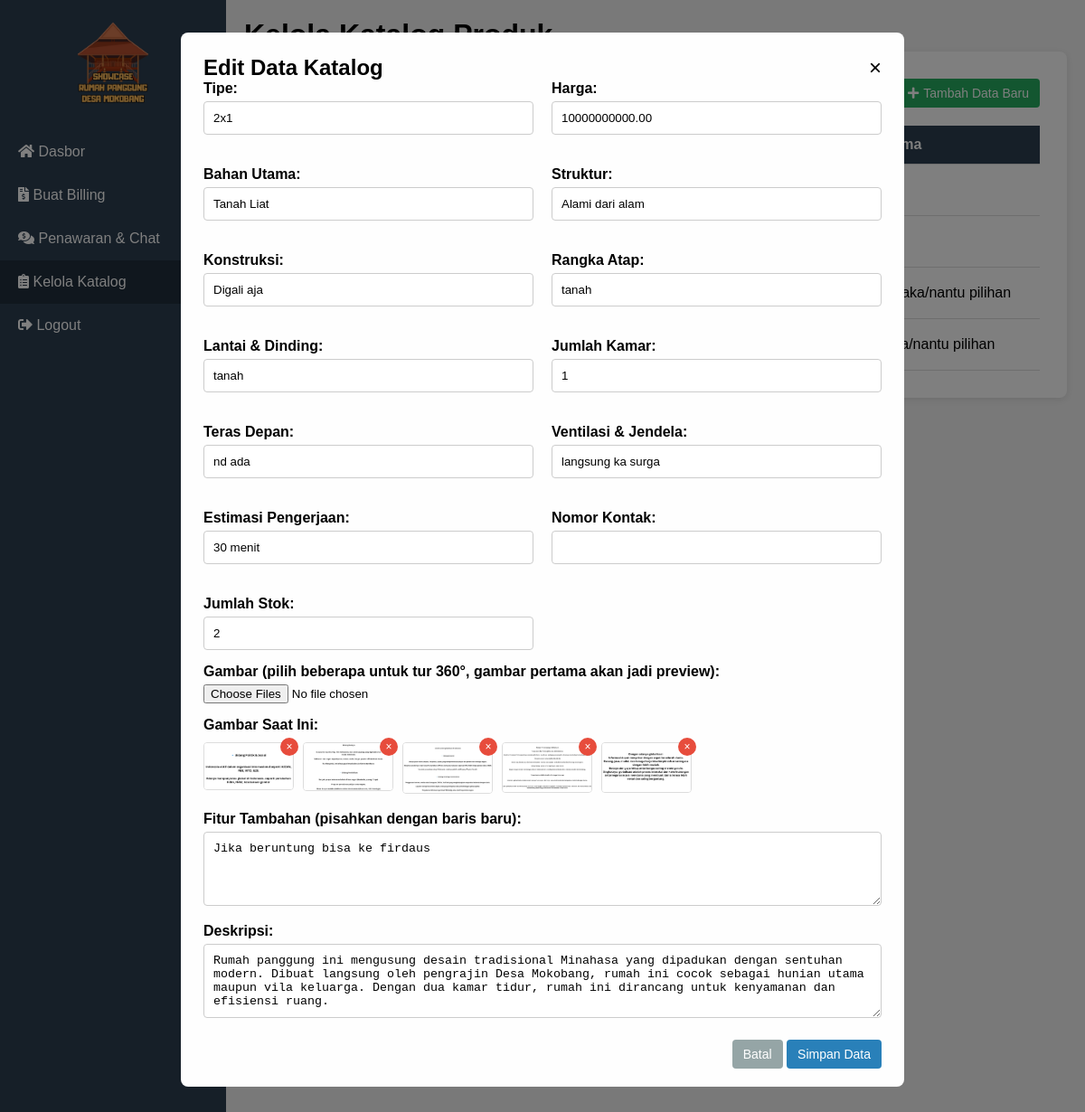
The page /admin-katalog.php?edit=4 (signed in) on the database its author committed.
### tables this page shows
CREATE TABLE `katalog` (
  `id` int(11) NOT NULL AUTO_INCREMENT,
  `tipe` varchar(255) DEFAULT NULL,
  `harga` decimal(15,2) DEFAULT NULL,
  `bahan_utama` varchar(255) DEFAULT NULL,
  `struktur` varchar(255) DEFAULT NULL,
  `konstruksi` varchar(255) DEFAULT NULL,
  `rangka_atap` varchar(255) DEFAULT NULL,
  `lantai_dinding` varchar(255) DEFAULT NULL,
  `jumlah_kamar` varchar(50) DEFAULT NULL,
  `teras_depan` varchar(255) DEFAULT NULL,
  `ventilasi_jendela` varchar(255) DEFAULT NULL,
  `pengerjaan` varchar(255) DEFAULT NULL,
  `nomor_kontak` varchar(50) DEFAULT NULL,
  `gambar` text DEFAULT NULL,
  `fitur_tambahan` text DEFAULT NULL,
  `deskripsi` text DEFAULT NULL,
  `stock` int(11) NOT NULL DEFAULT 1,
  `admin_id` int(11) DEFAULT NULL,
  `created_at` timestamp NULL DEFAULT current_timestamp(),
  `updated_at` timestamp NULL DEFAULT current_timestamp() ON UPDATE current_timestamp(),
  PRIMARY KEY (`id`),
  KEY `admin_id` (`admin_id`),
  CONSTRAINT `katalog_ibfk_1` FOREIGN KEY (`admin_id`) REFERENCES `admins` (`id`)
);

### admin-katalog.php (the view, shortened to what this page needs)
<?php
$pdo = getPdoConnection();
$editData = null;
if (isset($_GET['edit'])) {
    $stmt = $pdo->prepare("SELECT * FROM katalog WHERE id=?");
    $stmt->execute([$_GET['edit']]);
    $editData = $stmt->fetch(PDO::FETCH_ASSOC);
}
?>
<!DOCTYPE html>
<html lang="id">
<head>
    <link rel="stylesheet" href="https://cdnjs.cloudflare.com/ajax/libs/font-awesome/5.15.4/css/all.min.css">
</head>
<body>
    <div id="sidebar">
        <div class="logo"><img src="image/logo.png" alt="Logo"></div>
        <ul>
            <li><a href="admin-dashboard.php"><i class="fas fa-home"></i> Dasbor</a></li>
            <li><a href="admin-billing.php"><i class="fas fa-file-invoice-dollar"></i> Buat Billing</a></li>
            <li><a href="history.php"><i class="fas fa-comments-dollar"></i> Penawaran & Chat</a></li>
            <li><a href="admin-katalog.php" class="active"><i class="fas fa-clipboard-list"></i> Kelola Katalog</a></li>
            <li><a href="admin-logout.php"><i class="fas fa-sign-out-alt"></i> Logout</a></li>
        </ul>
    </div>
    <div id="content">
        <header><h1>Kelola Katalog Produk</h1></header>
        <main class="main-content">
            <div class="announcement">
                <div style="text-align: right; margin-bottom: 20px;">
                    <button onclick="openModal()" class="btn" style="background-color: #27ae60;"><i class="fas fa-plus"></i> Tambah Data Baru</button>
                </div>
                <div class="catalog-container">
                    <table class="catalog-table">
                        <thead>
                            <tr>
                                <th>Tipe</th>
                                <th>Harga</th>
                                <th>Stok</th>
                                <th>Bahan Utama</th>
                            </tr>
                        </thead>
                        <tbody>
                            <?php
                            $stmt = $pdo->query("SELECT id, tipe, harga, stock, bahan_utama FROM katalog ORDER BY created_at DESC");
                            while ($row = $stmt->fetch(PDO::FETCH_ASSOC)): ?>
                                <tr>
                                    <td><?php echo htmlspecialchars($row['tipe']); ?></td>
                                    <td><?php echo 'Rp ' . number_format($row['harga'], 0, ',', '.'); ?></td>
                                    <td><strong><?php echo htmlspecialchars($row['stock']); ?></strong></td>
                                    <td><?php echo htmlspecialchars($row['bahan_utama']); ?></td>
                                </tr>
                            <?php endwhile; ?>
                        </tbody>
                    </table>
                </div>
            </div>
        </main>
    </div>
    <div id="formModal" class="modal">
        <div class="modal-content">
            <span class="close" onclick="closeModal()" style="float:right; cursor:pointer; font-size: 24px;">&times;</span>
            <h2><?php echo $editData ? 'Edit' : 'Tambah'; ?> Data Katalog</h2>
            <form id="katalogForm" method="post" enctype="multipart/form-data">
                <div class="form-grid">
                    <div class="form-group"><label>Tipe:</label><input type="text" name="tipe" value="<?php echo htmlspecialchars($editData['tipe'] ?? ''); ?>" required></div>
                    <div class="form-group"><label>Harga:</label><input type="number" name="harga" value="<?php echo htmlspecialchars($editData['harga'] ?? ''); ?>" required></div>
                    <div class="form-group"><label>Bahan Utama:</label><input type="text" name="bahan_utama" value="<?php echo htmlspecialchars($editData['bahan_utama'] ?? ''); ?>"></div>
                    <div class="form-group"><label>Struktur:</label><input type="text" name="struktur" value="<?php echo htmlspecialchars($editData['struktur'] ?? ''); ?>"></div>
                    <div class="form-group"><label>Konstruksi:</label><input type="text" name="konstruksi" value="<?php echo htmlspecialchars($editData['konstruksi'] ?? ''); ?>"></div>
                    <div class="form-group"><label>Rangka Atap:</label><input type="text" name="rangka_atap" value="<?php echo htmlspecialchars($editData['rangka_atap'] ?? ''); ?>"></div>
                    <div class="form-group"><label>Lantai & Dinding:</label><input type="text" name="lantai_dinding" value="<?php echo htmlspecialchars($editData['lantai_dinding'] ?? ''); ?>"></div>
                    <div class="form-group"><label>Jumlah Kamar:</label><input type="text" name="jumlah_kamar" value="<?php echo htmlspecialchars($editData['jumlah_kamar'] ?? ''); ?>"></div>
                    <div class="form-group"><label>Teras Depan:</label><input type="text" name="teras_depan" value="<?php echo htmlspecialchars($editData['teras_depan'] ?? ''); ?>"></div>
                    <div class="form-group"><label>Ventilasi & Jendela:</label><input type="text" name="ventilasi_jendela" value="<?php echo htmlspecialchars($editData['ventilasi_jendela'] ?? ''); ?>"></div>
                    <div class="form-group"><label>Estimasi Pengerjaan:</label><input type="text" name="pengerjaan" value="<?php echo htmlspecialchars($editData['pengerjaan'] ?? ''); ?>"></div>
                    <div class="form-group"><label>Nomor Kontak:</label><input type="text" name="nomor_kontak" value="<?php echo htmlspecialchars($editData['nomor_kontak'] ?? ''); ?>"></div>
                    <div class="form-group"><label>Jumlah Stok:</label><input type="number" name="stock" value="<?php echo htmlspecialchars($editData['stock'] ?? '1'); ?>" required min="0"></div>
                </div>
                <div class="form-group full-width"><label>Gambar (pilih beberapa untuk tur 360°, gambar pertama akan jadi preview):</label><input type="file" name="gambar[]" multiple accept="image/*"></div>
                <?php if ($editData && !empty($editData['gambar'])): ?>
                    <div class="form-group full-width">
                        <label>Gambar Saat Ini:</label>
                        <div class="image-preview-container">
                            <?php foreach(json_decode($editData['gambar']) as $image): ?>
                                <div class="image-preview-item">
                                    <img src="<?php echo htmlspecialchars(str_replace('\\', '/', $image)); ?>" alt="Preview">
                                    <button type="button" class="remove-image-btn" onclick="this.parentElement.remove()">×</button>
                                </div>
                            <?php endforeach; ?>
                        </div>
                    </div>
                <?php endif; ?>
                <div class="form-group full-width"><label>Fitur Tambahan (pisahkan dengan baris baru):</label><textarea name="fitur_tambahan" rows="4"><?php echo htmlspecialchars($editData['fitur_tambahan'] ?? ''); ?></textarea></div>
                <div class="form-group full-width"><label>Deskripsi:</label><textarea name="deskripsi" rows="4"><?php echo htmlspecialchars($editData['deskripsi'] ?? ''); ?></textarea></div>
                <div style="text-align:right; margin-top:20px;">
                    <button type="button" onclick="closeModal()" class="btn" style="background-color:#95a5a6;">Batal</button>
                    <button type="submit" class="btn" style="background-color:#2980b9;">Simpan Data</button>
                </div>
            </form>
        </div>
    </div>
</body>
</html>

### admin-katalog.php (style rules this page uses)
* { margin: 0; padding: 0; box-sizing: border-box; }
body { font-family: 'Poppins', sans-serif; background-color: #f4f4f4; }
#sidebar { width: 250px; background-color: #2c3e50; color: white; height: 100vh; position: fixed; }
#sidebar .logo { text-align: center; padding: 20px 0; }
#sidebar .logo img { width: 100px; }
#sidebar ul { list-style: none; padding: 0; }
#sidebar ul li a { color: white; text-decoration: none; padding: 15px 20px; display: block; }
#sidebar ul li a:hover, #sidebar ul li a.active { background-color: #212f3d; }
#content { margin-left: 250px; padding: 20px; width: calc(100% - 250px); }
.announcement { background: white; padding: 30px; border-radius: 8px; box-shadow: 0 2px 10px rgba(0,0,0,0.1); }
.catalog-container { overflow-x: auto; }
.catalog-table { width: 100%; border-collapse: collapse; min-width: 1200px; }
th, td { padding: 12px 15px; border-bottom: 1px solid #ddd; text-align: left; vertical-align: middle; }
th { background-color: #2c3e50; color: white; position: sticky; top: 0; }
.btn { padding: 8px 12px; border: none; border-radius: 4px; color: white; cursor: pointer; font-size: 14px; text-decoration: none; display: inline-flex; align-items: center; gap: 5px; }
.modal { display: none; position: fixed; z-index: 1000; left: 0; top: 0; width: 100%; height: 100%; overflow: auto; background-color: rgba(0,0,0,0.5); }
.modal-content { background-color: #fefefe; margin: 3% auto; padding: 25px; border-radius: 8px; width: 90%; max-width: 800px; max-height: 90vh; overflow-y: auto; }
.form-grid { display: grid; grid-template-columns: 1fr 1fr; gap: 20px; }
.form-group { margin-bottom: 15px; }
.full-width { grid-column: 1 / -1; }
label { display: block; margin-bottom: 5px; font-weight: bold; }
input[type="text"], input[type="number"], textarea { width: 100%; padding: 10px; border: 1px solid #ccc; border-radius: 4px; }
.image-preview-container { display: flex; flex-wrap: wrap; gap: 10px; margin-top: 10px; }
.image-preview-item { position: relative; }
.image-preview-item img { max-width: 100px; max-height: 100px; border-radius: 4px; border: 1px solid #ddd; }
.remove-image-btn { position: absolute; top: -5px; right: -5px; background: #e74c3c; color: white; border: none; border-radius: 50%; width: 20px; height: 20px; cursor: pointer; font-size: 12px; line-height: 20px; text-align: center; }

### rows shown on the page
katalog: bahan_utama "Kayu cempaka/nantu pilihan"
katalog: bahan_utama "Kayu kelapa/nantu pilihan"
katalog: tipe "2x1", harga "10000000000.00", bahan_utama "Tanah Liat", struktur "Alami dari alam", konstruksi "Digali aja", rangka_atap "tanah", lantai_dinding "tanah", jumlah_kamar "1", teras_depan "nd ada", ventilasi_jendela "langsung ka surga", pengerjaan "30 menit", stock "2", fitur_tambahan "Jika beruntung bisa ke firdaus", deskripsi "Rumah panggung ini mengusung desain tradisional Minahasa yang dipadukan dengan sentuhan modern. Dibuat langsung oleh pengrajin Desa Mokobang, rumah ini cocok sebagai hunian utama maupun vila keluarga. Dengan dua kamar tidur, rumah ini dirancang untuk kenyamanan dan efisiensi ruang."
